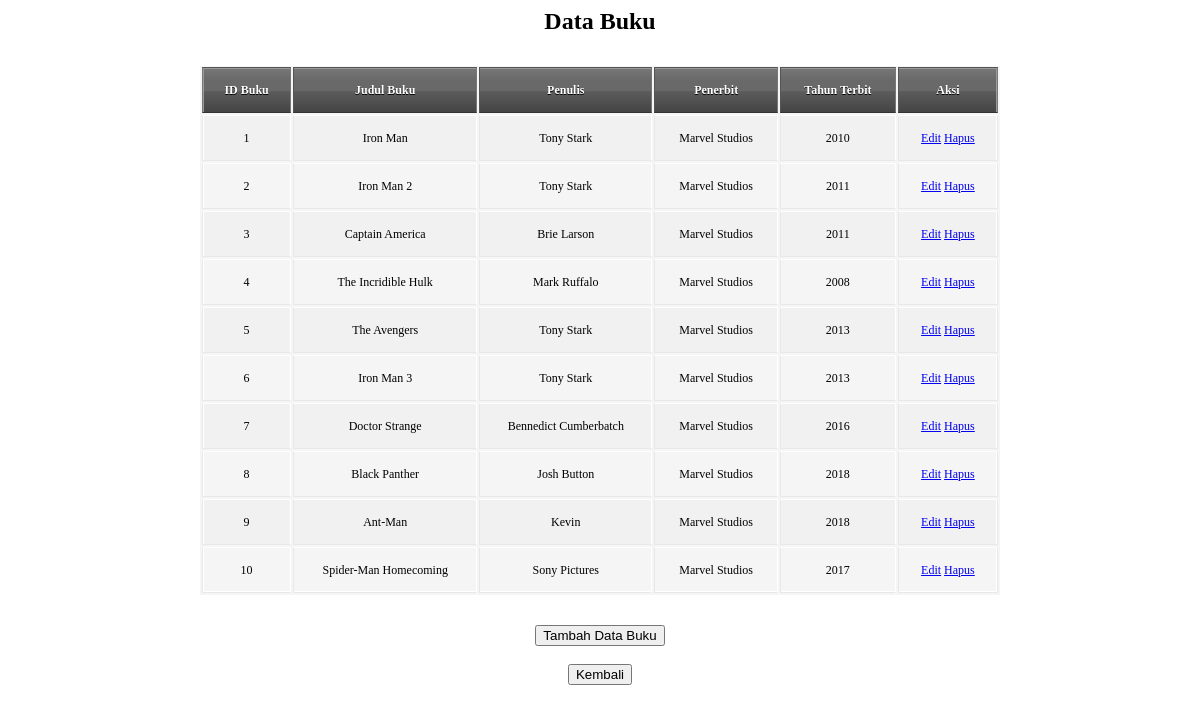
The page /Buku.php on the database its author committed.
### tables this page shows
CREATE TABLE `buku` (
  `id_buku` int(11) NOT NULL,
  `judul_buku` varchar(500) NOT NULL,
  `penulis` varchar(500) NOT NULL,
  `penerbit` varchar(250) NOT NULL,
  `tahun_terbit` int(11) NOT NULL
);

### Koneksi.php (called while the page is built)
<?php
function koneksi()
{
    try {
        $dbb = new PDO('mysql:host=localhost;dbname=sistem_perpustakaan', "root", "");
        $dbb->setAttribute( PDO::ATTR_ERRMODE, PDO::ERRMODE_EXCEPTION );
      }
      catch (PDOException $e) {
        print "Koneksi atau query bermasalah: " . $e->getMessage() . "<br/>";
        die();
      }
    return $dbb;
}
?>

### Model.php (the view, shortened to what this page needs)
<html>
    <head>
    </head>
    </html>
    <?php
    require("./Koneksi.php");
    function readData($nama_tabel)
    {
        $stmt = koneksi()->prepare("SELECT * FROM $nama_tabel");
        $stmt-> execute();
        $result = $stmt-> fetchAll();
        if (!empty($result)) {
            if ($nama_tabel == "member") {
                foreach ($result as $hasil) {
                    echo "<tr>";
                    echo "<td>" . $hasil['id_member'] . "</td>";
                    echo "<td>" . $hasil['nama_member'] . "</td>";
                    echo "<td>" . $hasil['nomor_member'] . "</td>";
                    echo "<td>" . $hasil['alamat'] . "</td>";
                    echo "<td>" . $hasil["tgl_mendaftar"] . "</td>";
                    echo "<td>" . $hasil["tgl_terakhir_bayar"] . "</td>";
                    echo "<td>";
                    echo "<a class='btn btn-primary' href='FormMember.php?id_member=" . $hasil['id_member'] . "'>Edit</a>";
                    echo " ";
                    echo "<a class='btn btn-danger' href='Member.php?id_member=" . $hasil['id_member'] . "' onclick=\"return confirm('Yakin Ingin Dihapus?')\">Hapus</a>";
                    echo "</td>";
                    echo "</tr>";
                }
            }
            elseif ($nama_tabel == "buku") {
                foreach ($result as $hasil) {
                    echo "<tr>";
                    echo "<td>" . $hasil['id_buku'] . "</td>";
                    echo "<td>" . $hasil['judul_buku'] . "</td>";
                    echo "<td>" . $hasil['penulis'] . "</td>";
                    echo "<td>" . $hasil['penerbit'] . "</td>";
                    echo "<td>" . $hasil["tahun_terbit"] . "</td>";
                    echo "<td>";
                    echo "<a class='btn btn-primary' href='FormBuku.php?id_buku=" . $hasil['id_buku'] . "'>Edit</a>";
                    echo "<a class='btn btn-danger' href='Buku.php?id_buku=" . $hasil['id_buku'] . "' onclick=\"return confirm('Yakin Ingin Dihapus?')\">Hapus</a>";
                    echo "</td>";
                    echo "</tr>";
                }
            }
        }
    }

### Buku.php (shortened to what this page needs)
<html>
    <head>
    </head>
    <body>
        <center>
        <?php
            require('./Model.php');
        ?>
        <h2><center>Data Buku</center></h2>
        <table>
        <thead>
            <tr>
                <th>ID Buku</th>
                <th>Judul Buku</th>
                <th>Penulis</th>
                <th>Penerbit</th>
                <th>Tahun Terbit</th>
                <th>Aksi</th>
            </tr>
        </thead>
        <?php readData("buku") ?>
        </table>
        <center><a href="FormBuku.php">
            <button>Tambah Data Buku</button></a></center><br>
        <a href="index.php">
            <button>Kembali</button></a><br><br>
        </center>
    </body>
</html>

### Buku.php (style rules this page uses)
table { background: #f5f5f5; border-collapse: separate; box-shadow: inset 0 1px 0 #fff; font-size: 12px; line-height: 24px; margin: 30px auto; text-align: center; width: 800px; }
th { background: url(https://jackrugile.com/images/misc/noise-diagonal.png), linear-gradient(#777, #444); border-left: 1px solid #555; border-right: 1px solid #777; border-top: 1px solid #555; border-bottom: 1px solid #333; box-shadow: inset 0 1px 0 #999; color: #fff; font-weight: bold; padding: 10px 15px; position: relative; text-shadow: 0 1px 0 #000; }
th:after { background: linear-gradient(rgba(255,255,255,0), rgba(255,255,255,.08)); content: ''; display: block; height: 25%; left: 0; margin: 1px 0 0 0; position: absolute; top: 25%; width: 100%; }
th:first-child { border-left: 1px solid #777; box-shadow: inset 1px 1px 0 #999; }
th:last-child { box-shadow: inset -1px 1px 0 #999; }
td { border-right: 1px solid #fff; border-left: 1px solid #e8e8e8; border-top: 1px solid #fff; border-bottom: 1px solid #e8e8e8; padding: 10px 15px; position: relative; transition: all 300ms; }
td:first-child { box-shadow: inset 1px 0 0 #fff; }
td:last-child { border-right: 1px solid #e8e8e8; box-shadow: inset -1px 0 0 #fff; }
tr { background: url(https://jackrugile.com/images/misc/noise-diagonal.png); }
tr:nth-child(odd) td { background: #f1f1f1 url(https://jackrugile.com/images/misc/noise-diagonal.png); }
tr:last-of-type td { box-shadow: inset 0 -1px 0 #fff; }
tr:last-of-type td:first-child { box-shadow: inset 1px -1px 0 #fff; }
tr:last-of-type td:last-child { box-shadow: inset -1px -1px 0 #fff; }

### rows shown on the page
buku: id_buku "1", judul_buku "Iron Man", penulis "Tony Stark", penerbit "Marvel Studios", tahun_terbit "2010"
buku: id_buku "2", judul_buku "Iron Man 2", penulis "Tony Stark", penerbit "Marvel Studios", tahun_terbit "2011"
buku: id_buku "3", judul_buku "Captain America", penulis "Brie Larson", penerbit "Marvel Studios", tahun_terbit "2011"
buku: id_buku "4", judul_buku "The Incridible Hulk", penulis "Mark Ruffalo", penerbit "Marvel Studios", tahun_terbit "2008"
buku: id_buku "5", judul_buku "The Avengers", penulis "Tony Stark", penerbit "Marvel Studios", tahun_terbit "2013"
buku: id_buku "6", judul_buku "Iron Man 3", penulis "Tony Stark", penerbit "Marvel Studios", tahun_terbit "2013"
buku: id_buku "7", judul_buku "Doctor Strange", penulis "Bennedict Cumberbatch", penerbit "Marvel Studios", tahun_terbit "2016"
buku: id_buku "8", judul_buku "Black Panther", penulis "Josh Button", penerbit "Marvel Studios", tahun_terbit "2018"
buku: id_buku "9", judul_buku "Ant-Man", penulis "Kevin", penerbit "Marvel Studios", tahun_terbit "2018"
buku: id_buku "10", judul_buku "Spider-Man Homecoming", penulis "Sony Pictures", penerbit "Marvel Studios", tahun_terbit "2017"
